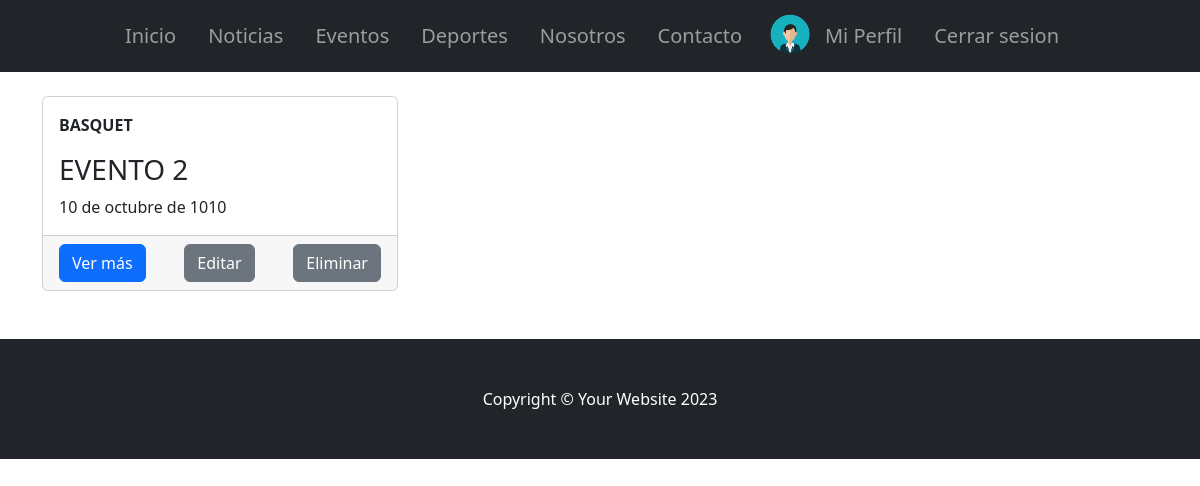
The app's page /AppClub/listarEventos/ (signed in) with its own data.
### AppClub/models.py (models this page shows, shortened)
class Evento(models.Model):
    titulo = models.CharField(max_length=100)
    fecha = models.DateField()
    descripcion = models.TextField()
    deporte = models.ForeignKey(Deporte, on_delete=models.CASCADE, null=True)

class Deporte(models.Model):
    nombre = models.CharField(max_length=60)
    descripcion = models.CharField(max_length=60)
    categoria = models.CharField(max_length=60)
    def __str__(self):
        return f"{self.nombre}"

### AppClub/views.py (the view)
# urls.py: path("listarEventos/", EventoList.as_view(), name="listarEventos"),
class EventoList(ListView):
    model = Evento
    template_name = "evento_list.html"
    context_object_name = "eventos"

### AppClub/templates/evento_list.html (shortened to what this page needs)
{% extends 'padre.html' %}
{% block ContenidoQueCambia %}
<div class="container mt-4 mb-4">
    <div class="row">
        {% for evento in eventos %}
            <div class="col-lg-4 col-md-6 mb-4">
                <div class="card h-100">
                    <div class="card-body">
                        <p><strong style="text-transform: uppercase;">{{evento.deporte}}</strong></p>
                        <h3 class="card-title">{{ evento.titulo }}</h3>
                        <p class="card-text">{{ evento.fecha }}</p>
                    </div>
                    <div class="card-footer d-flex justify-content-between">
                        <a class="btn btn-primary btn-block" href="{% url 'detallarEventos' pk=evento.pk %}">Ver más</a>
                        {% if user.is_staff %}
                            <a class="btn btn-secondary btn-block" href="{% url 'actualizarEvento' evento.id %}">Editar</a>
                            <form action="{% url 'eliminarEventos' evento.id %}" method="post">
                                <button type="submit" class="btn btn-secondary btn-block">Eliminar</button>
                            </form>
                        {% endif %}
                    </div>
                </div>
            </div>
        {% empty %}
            <p>No hay eventos disponibles.</p>
        {% endfor %}
    </div>
</div>
{% endblock ContenidoQueCambia %}

### records on screen
Evento: deporte "BASQUET", titulo "EVENTO 2", fecha "10 de octubre de 1010"
